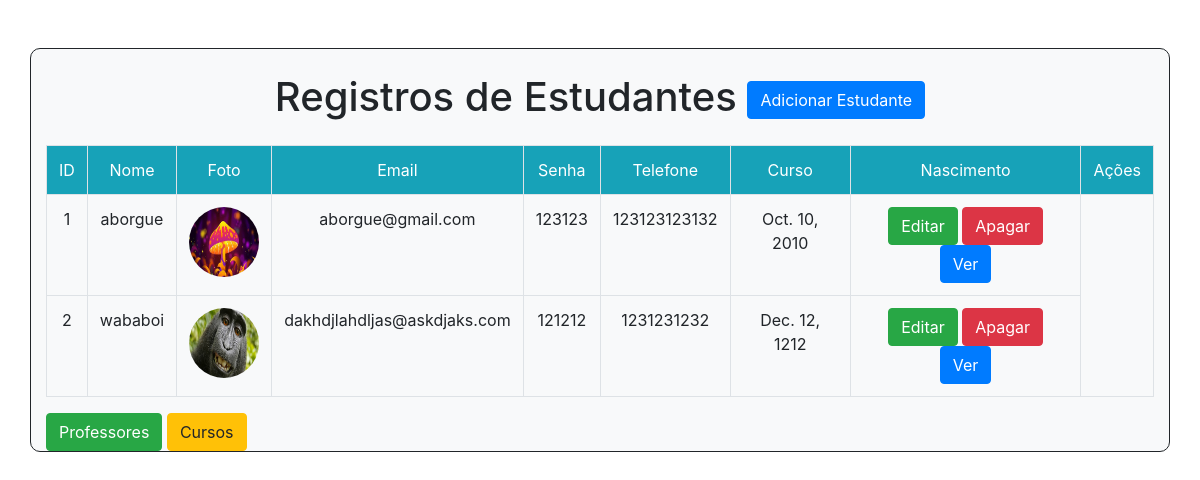
The app's page /, older data.
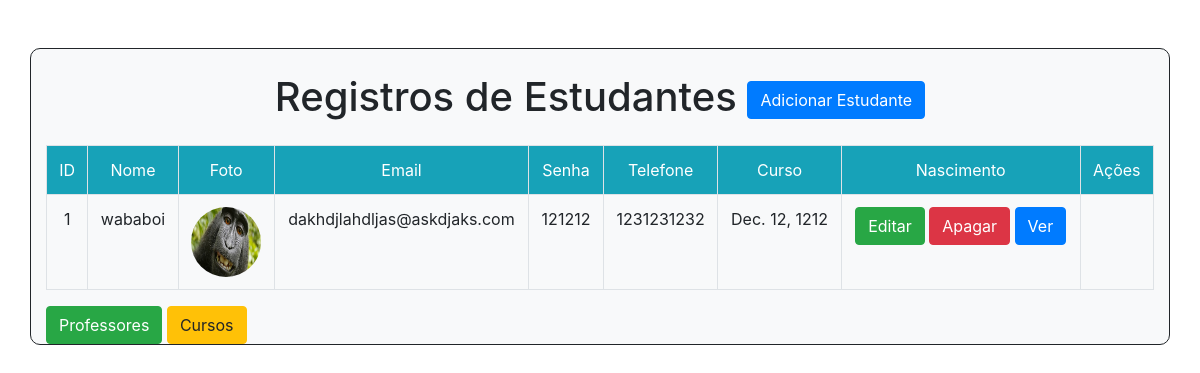
The same page, newer data.
### estudantes/models.py (models this page shows, shortened)
class Estudante(models.Model):
    matricula = models.IntegerField()
    nome = models.CharField(max_length=120)
    telefone = models.CharField(max_length=12)
    email = models.EmailField(unique=True)
    nascimento = models.DateField()
    senha = models.CharField(max_length=16)
    foto = models.ImageField(upload_to = 'fotos/estudantes', null=True)

### estudantes/views.py (the view)
# urls.py: path('', views.listarEstudantes, name='listagem'),
def listarEstudantes(request):
    estudantes = Estudante.objects.all()
    contexto = {
        'listaEst' : estudantes,
    }
    return render(request, 'listagem.html', contexto)

### estudantes/templates/listagem.html (shortened to what this page needs)
<!DOCTYPE html>
<html lang="en">
<head>
    <link rel="stylesheet" href="https://cdn.jsdelivr.net/npm/bootstrap@4.6.1/dist/css/bootstrap.min.css">
</head>
<body>
<div class="container mt-5 bg-light" style="border:1px solid ; background-color:#1111; border-radius: 10px;">
    <h1 class="m-4 text-center">Registros de Estudantes <a href="/adicionar/" class="btn btn-primary">Adicionar Estudante</a></h1>
    <table class="table table-bordered">
        <tr class="bg-info text-white text-center ">
            <td> ID  </td>
            <td> Nome </td>
            <td> Foto  </td>
            <td> Email </td>
            <td> Senha </td>
            <td> Telefone </td>
            <td> Curso</td>
            <td> Nascimento</td>
            <td> Ações </td>
        </tr>
        {% for est in listaEst %}
        <tr class="text-center">
            <td>{{ forloop.counter }}</td>
            <td>{{ est.nome }}</td>
            <td><img src="/medias/{{ est.foto }}"class="rounded-circle" height="70px" width="70px"></td>
            <td>{{ est.email}}</td>
            <td>{{ est.senha}}</td>
            <td>{{ est.telefone}}</td>
            <td>{{ est.nascimento}} </td>
            <td>
                <a href="/editar/{{est.id}}" class="btn btn-success">Editar</a>
                <form method="POST" action="/deletar/{{est.id}}" style="display:inline;">
                    <button type="submit" class="btn btn-danger">Apagar</button>
                </form>
                <a href="/visualizar/{{est.id}}" class="btn btn-primary">Ver</a>
            </td>
        </tr>
    {%endfor%}
    </table>
    <div>
        <a href="academico/listagem/professor" class="btn btn-success">Professores</a>
        <a href="academico/listagem/curso" class="btn btn-warning">Cursos</a>
    </div>
</div>
</body>
</html>

Row changes from the older to the newer data that the page shows:
removed Estudante: nome "aborgue", foto (picture), email "aborgue@gmail.com", senha "123123", telefone "123123123132", nascimento "Oct. 10, 2010"
